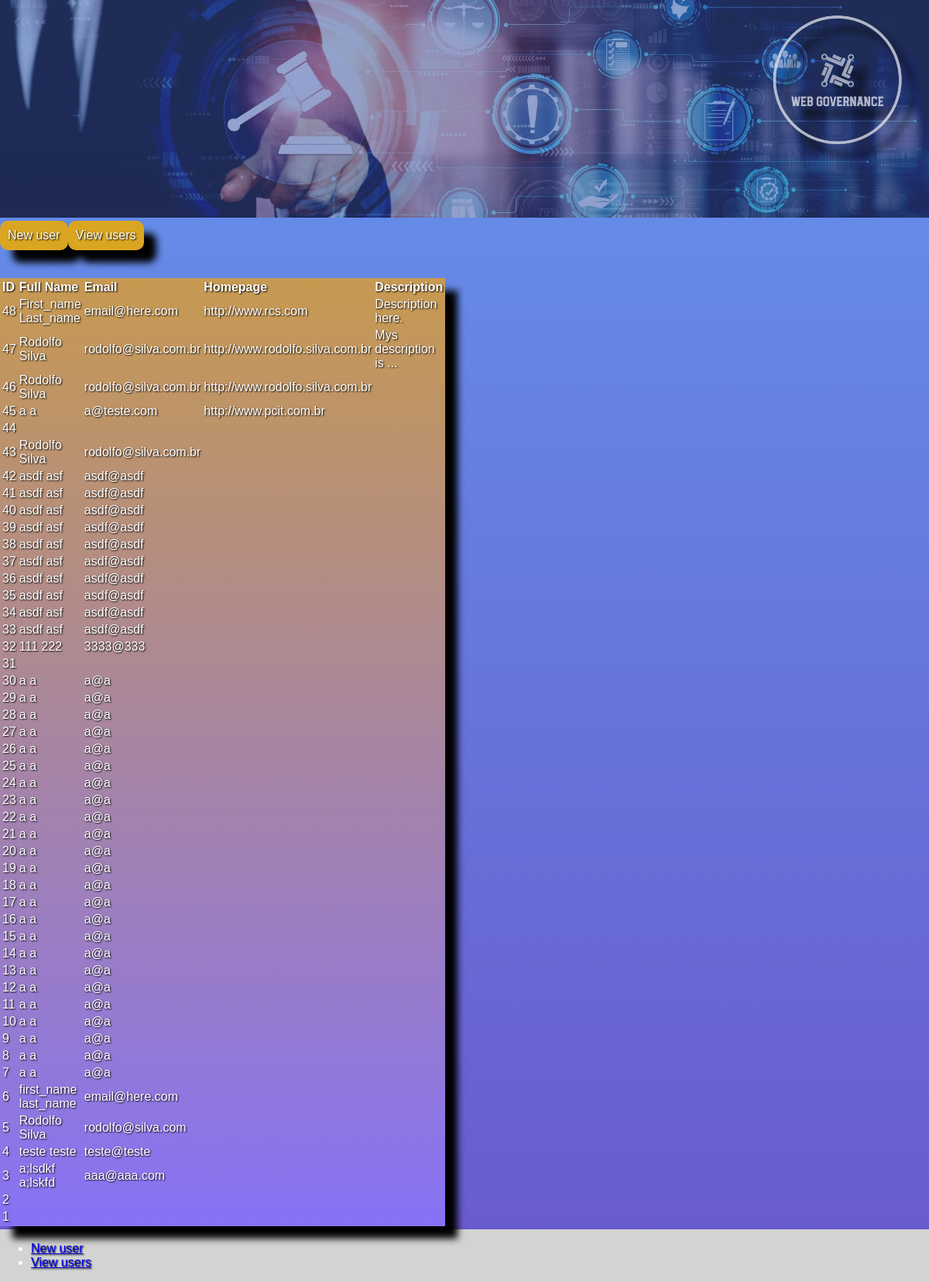
Page /view.php on the earlier database version.
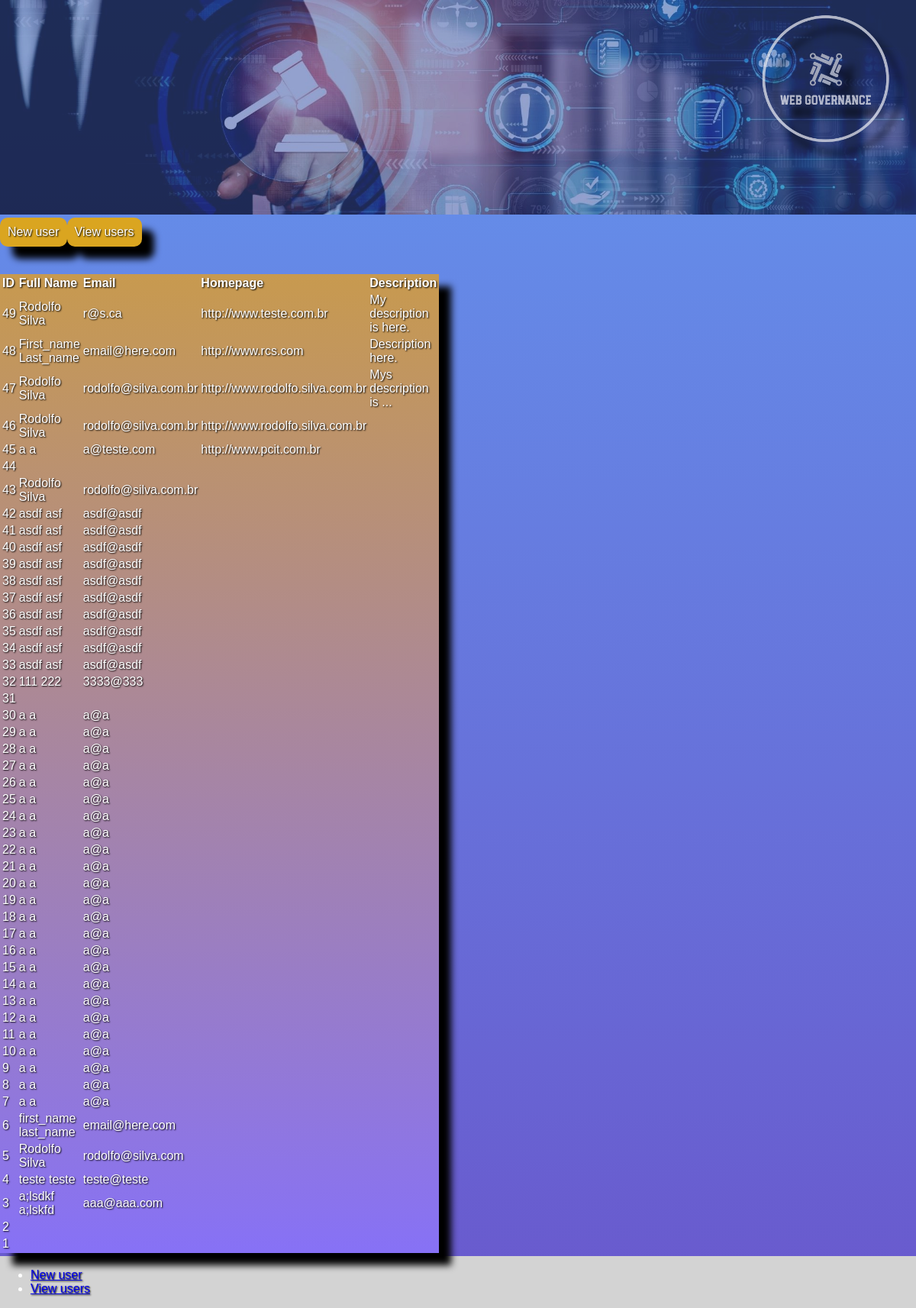
Same page on the later database version.
### tables this page shows
CREATE TABLE `student` (
  `id` int(10) NOT NULL,
  `fname` varchar(20) NOT NULL,
  `lname` varchar(20) NOT NULL,
  `email` varchar(20) NOT NULL,
  `homepage` varchar(50) NOT NULL,
  `password` varchar(10) DEFAULT NULL,
  `description` text NOT NULL
);

### database.php (called while the page is built, shortened)
<?php
  class Database{
    private $connection;
    public function connect_db(){
      $this->connection = mysqli_connect('localhost', 'root', '', 'mydb');
    }
    public function read($id=null){
		    $sql = "SELECT * FROM Student order by id desc";
 		    $res = mysqli_query($this->connection, $sql);
 		    return $res;
	  }
  }
  $database = new Database();
?>

### view.php (the view)
<?php
	require_once('database.php');
	$res = $database->read();
?>
<!DOCTYPE html>
<html>
	<head>
		<link rel="stylesheet" href="Css/style.css">
	</head>
		<body>
			<div id='divheader'>
				<img src='img/header2.jpeg'>
				<?php
	            require_once('menu.php');
                ?>
                <img id=logo src='img/logo.png'>
			</div>
			<main>
				<br>
				<br>
				<div id='divmain'>
		        		<table id='table'>
			     			<tr>
				  				<th>ID</th>
				  				<th>Full Name</th>
				  				<th>Email</th>
				  				<th>Homepage</th>
				 				<th>Description</th>
			     			</tr>
							<?php
								while($r = mysqli_fetch_assoc($res)){
							?>
							<tr>
								<td><?php echo $r['id']; ?></td>
								<td><?php echo $r['fname'] . " " . $r['lname']; ?></td>
								<td><?php echo $r['email'] ?></td>
								<td><?php echo $r['homepage'] ?></td>
								<td><?php echo $r['description'] ?></td>
							</tr>
							<?php
							}
							?>
						</table>
				</div>
     		</main>
			<footer>
				<div id='divfooter'>
       			<?php
	  			    require_once('footer.php');
       			?>
				</div>
      		</footer>
   		</body>
</html>

### menu.php
<div id='menu'>
	<a id='button_menu' href='index.php'>New user</a>
	<a id='button_menu' href='view.php'>View users</a>
</div>

### footer.php
<ul>
	<li><a href='index.php'>New user</a></li>
	<li><a href='view.php'>View users</a></li>
</ul>

### Css/style.css (style rules this page uses)
body { margin: 0 auto; font:100% arial, helvetica, sans-serif, verdana; color: white; background-image: linear-gradient(#6495ED,#6959CD); background-repeat: no-repeat; background-attachment: fixed; text-align: left; text-shadow: 1px 1px 2px #000000; margin: 0 auto; }
#divheader { font-family:arial; border: none; margin: auto; width: auto; height: auto; order:1; }
#divmain { font-family:arial; display: inline-block; max-width: 35%; order:2; filter: drop-shadow(16px 16px 5px black); }
#divfooter { background:lightgray; color: white; font-family:arial; border: none; display: grid; margin: auto; order:3; }
#logo { max-width:20%; position: fixed; top: 0; bottom: 0; left: 1; right: 0; border: 0px solid; filter: drop-shadow(16px 16px 5px black); }
img { max-width:100%; opacity: 0.7; }
#button_menu { background-color: goldenrod; padding: 10px; text-decoration: none; border-radius: 10px; cursor: pointer; display:grid; color:#ffffff; }
#menu { font-family:arial; border: none; display: inline-flex; margin: auto; max-width:200px; max-height:150px; width: auto; height: auto; border: 0px solid; filter: drop-shadow(16px 16px 5px black); }
#table { color: white; background-image: linear-gradient(goldenrod,#836FFF); background-repeat: no-repeat; background-attachment: fixed; text-align: left; text-shadow: 1px 1px 2px #000000; margin: 0 auto; }

Differences in the rows shown:
added student: id "49", fname "Rodolfo", lname "Silva", email "r@s.ca", homepage "http://www.teste.com.br", description "My description is here."
